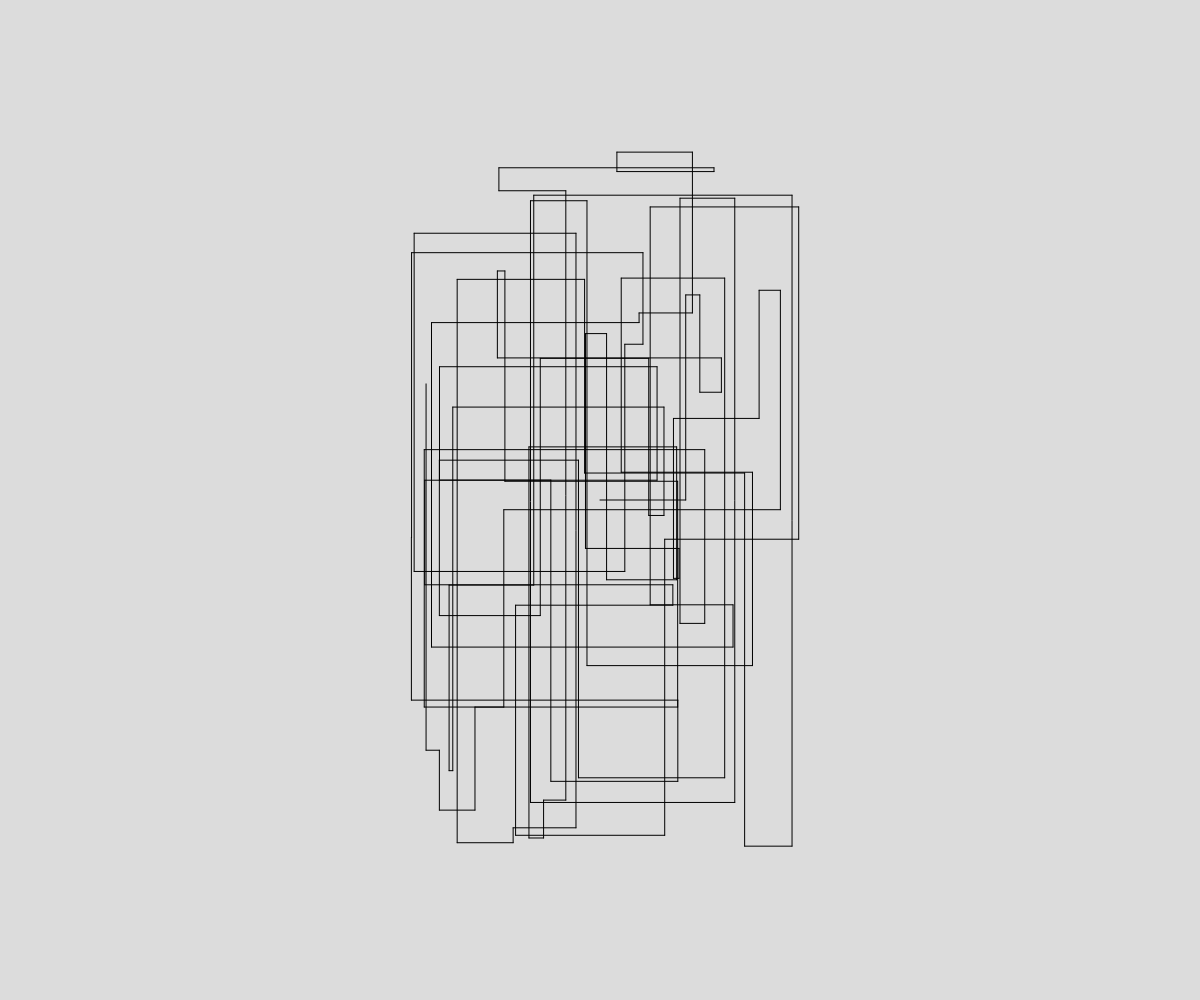
Frame 1 (no input)
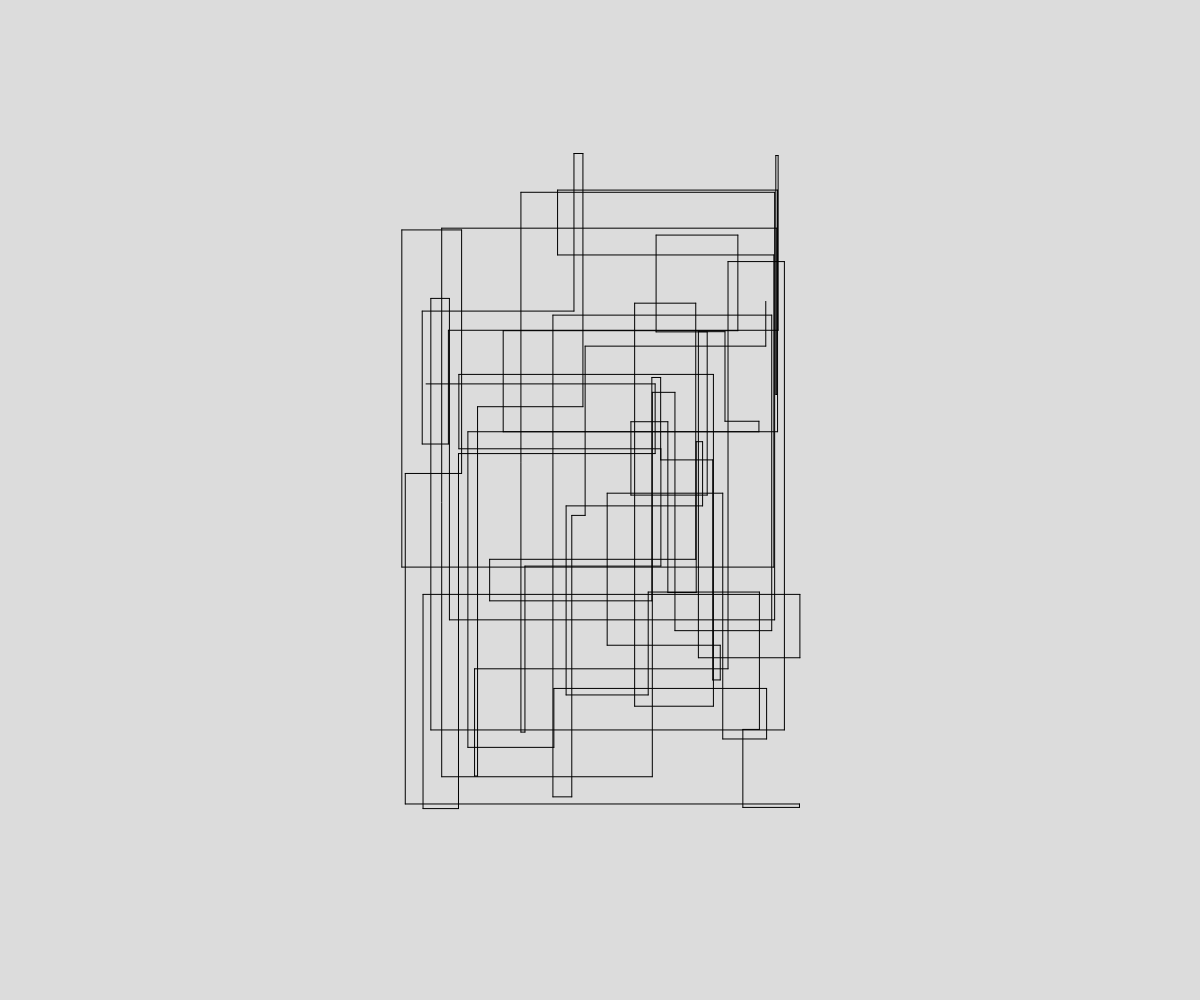
Frame 2 (the mouse pressed at the canvas centre, redrawn once)

The p5.js sketch that drew these frames (run headless with seeded random() and noise() and a simulated clock; the mouse was pressed at the canvas centre and the sketch redrawn once):

// p5.js sketch
// ── sketch.js
// Art Replication Warmup
// Azwa Alam
// April 15th 2019

let x; // declares x 
let y; // declares y

// sets up the canvas and limits of x and y 
function setup() {
  createCanvas(windowWidth, windowHeight);
  noLoop();
  x = width/2;
  y = height/2;
}
//creates random horizontal lengths
function horizontal(){
  let newX = random(width/2 - 200, width/2 + 200);
  line(x, y, newX, y); 
  x = newX; 
}
//creates random vertical lengths
function vertical(){
  let newY = random(height/2 + 350, height/2 - 350);
  line(x, y, x, newY); 
  y = newY; 
}
//creates random rectangles with the random 
//horizontal and vertical lines
function rectangles(){
  for(let z = 0; z < 65; z ++){
    horizontal();
    vertical();
  }
}
function draw() {
  background(220);
  rectangles();
}
